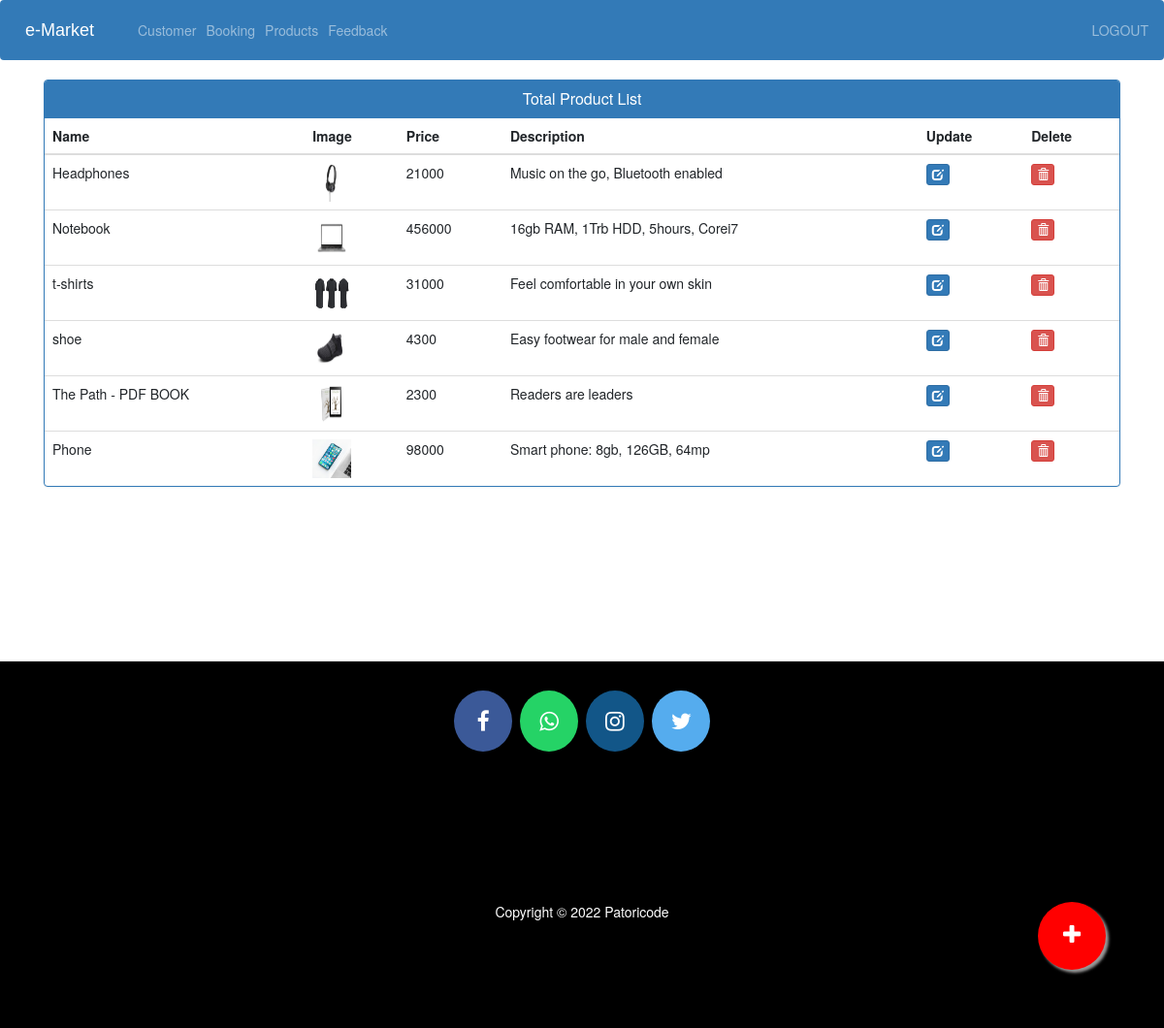
Screenshot of /admin-products (signed in) with the database file from the repository.
### ecom/models.py (models this page shows, shortened)
class Product(models.Model):
    name = models.CharField(max_length=40)
    product_image = models.ImageField(
        upload_to='product_image/', null=True, blank=True)
    price = models.PositiveIntegerField()
    description = models.CharField(max_length=40)

### ecom/views.py (the view)
# urls.py: path('admin-products', views.admin_products_view,name='admin-products'),
@login_required(login_url='adminlogin')
def admin_products_view(request):
    products=models.Product.objects.all()
    return render(request,'ecom/admin_products.html',{'products':products})

### templates/ecom/admin_products.html (shortened to what this page needs)
{% extends 'ecom/admin_base.html' %}
{% load static %}
{% block content %}
<head>
  <link href="//netdna.bootstrapcdn.com/bootstrap/3.0.0/css/bootstrap.min.css" rel="stylesheet" id="bootstrap-css">
</head>
<div class="container">
  <div class="panel panel-primary">
    <div class="panel-heading">
      <h6 class="panel-title">Total Product List</h6>
    </div>
    <table class="table table-hover" id="dev-table">
      <thead>
        <tr>
          <th>Name</th>
          <th>Image</th>
          <th>Price</th>
          <th>Description</th>
          <th>Update</th>
          <th>Delete</th>
        </tr>
      </thead>
      {% for p in products %}
  {% if p %}
      <tr>
        <td> {{p.name}}</td>
        <td> <img src="{% static p.product_image.url %}" alt="Profile Pic" height="40px" width="40px" /></td>
        <td>{{p.price}}</td>
        <td>{{p.description}}</td>
        <td><a class="btn btn-primary btn-xs" href="{% url 'update-product' p.id  %}"><span class="glyphicon glyphicon-edit"></span></a></td>
        <td><a class="btn btn-danger btn-xs" href="{% url 'delete-product' p.id  %}"><span class="glyphicon glyphicon-trash"></span></a></td>
      </tr>
      {%else%}
      <br><br><br>
      <h1>no products</h1>
      {% endif %}
      {% endfor %}
    </table>
  </div>
</div>
<a href="/admin-add-product" class="float">
<i class="fa fa-plus my-float"></i>
</a>
{% endblock content %}

### templates/ecom/admin_base.html (shortened to what this page needs)
<!DOCTYPE html>
{% load static %}
<html lang="en">
<head>
  <link rel="stylesheet" href="https://stackpath.bootstrapcdn.com/bootstrap/4.3.1/css/bootstrap.min.css">
  <link rel="stylesheet" href="https://maxcdn.bootstrapcdn.com/font-awesome/4.7.0/css/font-awesome.min.css">
</head>
<body>
  <div class="bs-example">
    <nav class="navbar navbar-expand-md navbar-dark fixed-top" style="background:#337AB7;">
      <a href="/" class="navbar-brand">e-Market</a>
      <div class="collapse navbar-collapse justify-content-between" id="navbarCollapse">
        <div class="navbar-nav">
          <a href="/view-customer" class="nav-item nav-link">Customer</a>
          <a href="/admin-view-booking" class="nav-item nav-link">Booking</a>
          <a href="/admin-products" class="nav-item nav-link">Products</a>
          <a href="/view-feedback" class="nav-item nav-link">Feedback</a>
        </div>
        <div class="navbar-nav navbar-right">
          <a href="/logout" class="nav-item nav-link">LOGOUT</a>
        </div>
      </div>
    </nav>
  </div>
  {% block content %}
  {% endblock content %}
<br><br><br><br><br><br><br><br>
  <footer>
    <p>
      <a id="ftr" href="https://facebook.com/patoricode/" class="fa fa-facebook"></a>
      <a id="ftr" href="https://api.whatsapp.com/send?phone=919572181024&text=Hello%20by Patoricode.%0d%0aHow%20are%20you%20%3f%0d%0aI%20came%20from%20your%20website.&source=&data=#" class="fa fa-whatsapp"></a>
      <a id="ftr" href="https://instagram.com/patoricode" class="fa fa-instagram"></a>
      <a id="ftr" href="https://twitter.com/eraval11" class="fa fa-twitter"></a>
    </p>
    <br>
    <div class="container">
      <div class="row">
        <div class="col-md-12 col-sm-12">
          <div style="color:#ffffff;" class="wow fadeInUp footer-copyright">
            <p> <br>
              Copyright &copy; 2022 Patoricode </p>
          </div>
        </div>
      </div>
    </div>
  </footer>
</body>
</html>

### templates/ecom/admin_base.html (style rules this page uses)
.bs-example { margin: 0px; }
.navbar-brand { font-size: 20px; font-family: sans-serif; }
footer { padding: 0px 0px 0px 0px; background-color: black; margin: 0px; }
#ftr { padding: 20px; }
.fa { font-size: 23px; width: 60px; text-align: center; text-decoration: none; margin: 5px 2px; border-radius: 50%; }
.fa-facebook { background: #3B5998; color: white; margin-top: 30px; }
.fa-whatsapp { background: #25d366; color: white; }
.fa-twitter { background: #55ACEE; color: white; }
.fa-instagram { background: #125688; color: white; }
p { text-align: center; }

### templates/ecom/admin_products.html (style rules this page uses)
a:link { text-decoration: none; }
h6 { text-align: center; }
.row { margin: 100px; }
.float { position:fixed; width:70px; height:70px; bottom:60px; right:60px; background-color:red; color:#FFF; border-radius:50px; text-align:center; box-shadow: 3px 3px 3px #999; }
.my-float { margin-top:22px; }

### rows the page displays
Product: name "Headphones", product_image (picture), price "21000", description "Music on the go, Bluetooth enabled"
Product: name "Notebook", product_image (picture), price "456000", description "16gb RAM, 1Trb HDD, 5hours, Corei7"
Product: name "t-shirts", product_image (picture), price "31000", description "Feel comfortable in your own skin"
Product: name "shoe", product_image (picture), price "4300", description "Easy footwear for male and female"
Product: name "The Path - PDF BOOK", product_image (picture), price "2300", description "Readers are leaders"
Product: name "Phone", product_image (picture), price "98000", description "Smart phone: 8gb, 126GB, 64mp"
